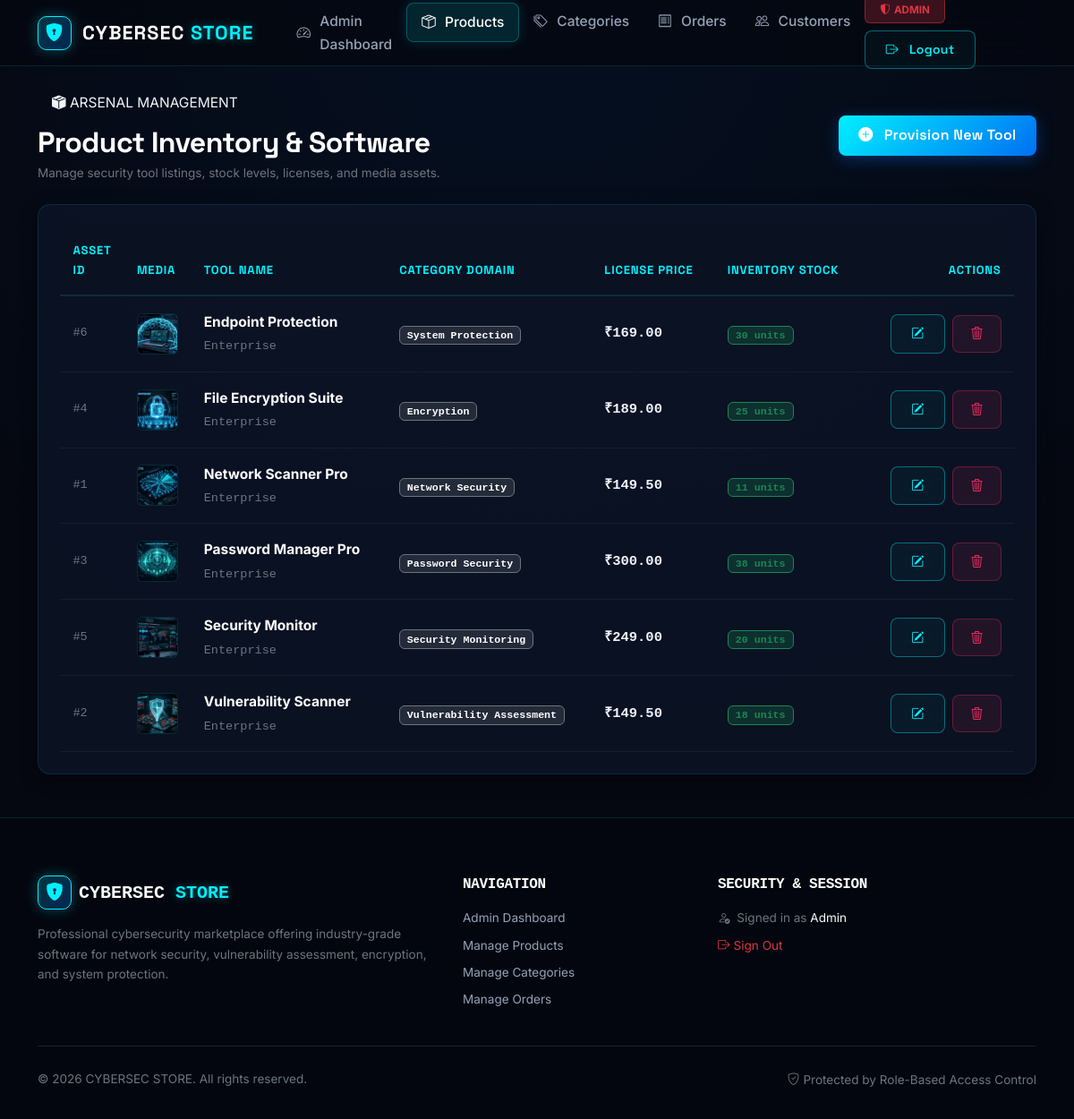
/admin/products (signed in), run on the app's committed database.
### tables this page shows
CREATE TABLE products (
            id            INTEGER PRIMARY KEY AUTOINCREMENT,
            name          TEXT    NOT NULL,
            category_id   INTEGER,
            description   TEXT,
            features      TEXT,
            price         REAL    NOT NULL,
            license       TEXT,
            compatibility TEXT,
            image         TEXT,
            stock         INTEGER DEFAULT 0,
            created_at    TIMESTAMP DEFAULT CURRENT_TIMESTAMP,
            FOREIGN KEY (category_id) REFERENCES categories(id)
        );

CREATE TABLE categories (
            id          INTEGER PRIMARY KEY AUTOINCREMENT,
            name        TEXT UNIQUE NOT NULL,
            description TEXT,
            created_at  TIMESTAMP DEFAULT CURRENT_TIMESTAMP
        );

CREATE TABLE users (
            id         INTEGER PRIMARY KEY AUTOINCREMENT,
            name       TEXT    NOT NULL,
            email      TEXT    UNIQUE NOT NULL,
            password   TEXT    NOT NULL,
            role       TEXT    NOT NULL DEFAULT 'customer',
            created_at TIMESTAMP DEFAULT CURRENT_TIMESTAMP
        );

### admin.py (the view)
@admin_bp.route("/products")
@admin_required
def products():
    conn = get_db_connection()
    prods = conn.execute("""
        SELECT p.*, c.name AS category_name
        FROM products p
        LEFT JOIN categories c ON c.id = p.category_id
        ORDER BY p.name ASC
    """).fetchall()
    conn.close()
    return render_template("admin/products.html", products=prods)

### templates/admin/products.html (shortened to what this page needs)
{% extends 'base.html' %}
{% block content %}
<div class="container py-4 position-relative z-2">
  <div class="d-flex flex-wrap justify-content-between align-items-center gap-3 mb-4">
    <div>
      <div class="hero-pill-badge mb-2 py-1 px-3">
        <i class="bi bi-box-seam-fill"></i>
        <span>ARSENAL MANAGEMENT</span>
      </div>
      <h1 class="h2 fw-bold text-white mb-1">Product Inventory &amp; Software</h1>
      <p class="text-secondary small mb-0">Manage security tool listings, stock levels, licenses, and media assets.</p>
    </div>
    <a href="{{ url_for('admin.product_add') }}" class="btn btn-cs" id="btnAddProduct">
      <i class="bi bi-plus-circle-fill me-1"></i>Provision New Tool
    </a>
  </div>
  {% if products %}
  <div class="cs-glass-card p-3 p-md-4 mb-4">
    <div class="table-responsive">
      <table class="table align-middle mb-0">
        <thead>
          <tr>
            <th style="width: 70px;">Asset ID</th>
            <th style="width: 70px;">Media</th>
            <th>Tool Name</th>
            <th>Category Domain</th>
            <th>License Price</th>
            <th>Inventory Stock</th>
            <th style="width: 170px;" class="text-end">Actions</th>
          </tr>
        </thead>
        <tbody>
          {% for p in products %}
          <tr>
            <td class="font-monospace text-secondary small">#{{ p.id }}</td>
            <td>
              <div class="rounded overflow-hidden d-flex align-items-center justify-content-center"
                   style="width: 46px; height: 46px; background: rgba(5,8,17,0.8); border: 1px solid rgba(0,240,255,0.15);">
                {% if p.image %}
                <img src="{{ url_for('static', filename='images/products/' ~ p.image) }}"
                     alt="{{ p.name }}" style="width: 100%; height: 100%; object-fit: cover;"
                     onerror="this.onerror=null; this.parentElement.innerHTML='<i class=\'bi bi-shield-lock text-cs-accent fs-5\'></i>';">
                {% else %}
                <i class="bi bi-shield-lock text-cs-accent fs-5"></i>
                {% endif %}
              </div>
            </td>
            <td>
              <div class="fw-bold text-white mb-0">{{ p.name }}</div>
              {% if p.license %}
              <span class="text-secondary small font-monospace">{{ p.license }}</span>
              {% endif %}
            </td>
            <td>
              <span class="badge bg-secondary bg-opacity-25 border border-secondary text-cs-accent font-monospace small">
                {{ p.category_name or 'Uncategorised' }}
              </span>
            </td>
            <td class="font-monospace text-cs-accent fw-bold">₹{{ "%.2f"|format(p.price) }}</td>
            <td>
              {% if p.stock > 0 %}
              <span class="badge bg-success bg-opacity-25 border border-success text-success font-monospace px-2 py-1">
                {{ p.stock }} units
              </span>
              {% else %}
              <span class="badge bg-danger bg-opacity-25 border border-danger text-danger font-monospace px-2 py-1">
                OUT OF STOCK
              </span>
              {% endif %}
            </td>
            <td class="text-end">
              <a href="{{ url_for('admin.product_edit', prod_id=p.id) }}"
                 class="btn btn-outline-cs btn-sm me-1" id="editProd{{ p.id }}" title="Edit Product">
                <i class="bi bi-pencil-square"></i>
              </a>
              <form method="POST"
                    action="{{ url_for('admin.product_delete', prod_id=p.id) }}"
                    class="d-inline"
                    onsubmit="return confirm('Permanently remove \'{{ p.name }}\' from catalogue?')">
                <button type="submit" class="btn btn-cyber-danger btn-sm" id="deleteProd{{ p.id }}" title="Delete Product">
                  <i class="bi bi-trash3"></i>
                </button>
              </form>
            </td>
          </tr>
          {% endfor %}
        </tbody>
      </table>
    </div>
  </div>
  {% endif %}
</div>
{% endblock %}

### templates/base.html (shortened to what this page needs)
<!DOCTYPE html>
<html lang="en">
<head>
    <link
        rel="stylesheet"
        href="https://cdn.jsdelivr.net/npm/bootstrap@5.3.3/dist/css/bootstrap.min.css"
    />
    <link
        rel="stylesheet"
        href="https://cdn.jsdelivr.net/npm/bootstrap-icons@1.11.3/font/bootstrap-icons.min.css"
    />
    <link rel="stylesheet" href="{{ url_for('static', filename='css/style.css') }}" />
</head>
<body>
    <nav class="navbar navbar-expand-lg navbar-dark cs-navbar sticky-top" id="mainNavbar">
        <div class="container">
            <a class="navbar-brand cs-brand" href="{% if not current_user %}{{ url_for('index') }}{% elif current_user['role'] == 'admin' %}{{ url_for('admin.dashboard') }}{% else %}{{ url_for('dashboard') }}{% endif %}" id="brandLink">
                <span class="brand-icon"><i class="bi bi-shield-lock-fill"></i></span>
                <span class="brand-text">
                    CYBERSEC <span class="brand-accent">STORE</span>
                </span>
            </a>
            <div class="collapse navbar-collapse" id="navbarMain">
                <ul class="navbar-nav me-auto mb-2 mb-lg-0 ms-lg-3">
                    {% if not current_user %}
                        <li class="nav-item">
                            <a class="nav-link {% if request.endpoint == 'index' %}active{% endif %}"
                               href="{{ url_for('index') }}" id="navHome">
                                <i class="bi bi-house-door me-1"></i>Home
                            </a>
                        </li>
                        <li class="nav-item">
                            <a class="nav-link {% if request.endpoint == 'store.product_list' %}active{% endif %}"
                               href="{{ url_for('store.product_list') }}" id="navProducts">
                                <i class="bi bi-grid-fill me-1"></i>Products
                            </a>
                        </li>
                    {% elif current_user['role'] == 'admin' %}
                        <li class="nav-item">
                            <a class="nav-link {% if request.endpoint == 'admin.dashboard' %}active{% endif %}"
                               href="{{ url_for('admin.dashboard') }}" id="adminDashboard">
                                <i class="bi bi-speedometer2 me-1"></i>Admin Dashboard
                            </a>
                        </li>
                        <li class="nav-item">
                            <a class="nav-link {% if request.endpoint in ['admin.products', 'admin.product_add', 'admin.product_edit'] %}active{% endif %}"
                               href="{{ url_for('admin.products') }}" id="adminProducts">
                                <i class="bi bi-box-seam me-1"></i>Products
                            </a>
                        </li>
                        <li class="nav-item">
                            <a class="nav-link {% if request.endpoint in ['admin.categories', 'admin.category_add', 'admin.category_edit'] %}active{% endif %}"
                               href="{{ url_for('admin.categories') }}" id="adminCategories">
                                <i class="bi bi-tags me-1"></i>Categories
                            </a>
                        </li>
                        <li class="nav-item">
                            <a class="nav-link {% if request.endpoint in ['admin.orders', 'admin.order_detail'] %}active{% endif %}"
                               href="{{ url_for('admin.orders') }}" id="adminOrders">
                                <i class="bi bi-receipt me-1"></i>Orders
                            </a>
                        </li>
                        <li class="nav-item">
                            <a class="nav-link {% if request.endpoint in ['admin.customers', 'admin.customer_detail'] %}active{% endif %}"
                               href="{{ url_for('admin.customers') }}" id="adminCustomers">
                                <i class="bi bi-people me-1"></i>Customers
                            </a>
                        </li>
                    {% endif %}
                </ul>
                <div class="d-flex gap-2 align-items-center flex-wrap mt-3 mt-lg-0">
                    {% if current_user %}
                        {% if current_user['role'] == 'admin' %}
                            <span class="badge bg-danger bg-opacity-25 text-danger border border-danger border-opacity-50 px-3 py-2 me-1">
                                <i class="bi bi-shield-shaded me-1"></i>ADMIN
                            </span>
                        {% else %}
                            <span class="text-light fw-medium px-2 py-1 rounded d-inline-flex align-items-center" style="background: rgba(255,255,255,0.05);">
                                <i class="bi bi-person-circle me-1 text-cs-accent"></i>{{ current_user['name'] }}
                            </span>
                        {% endif %}
                        <a href="{{ url_for('auth.logout') }}" class="btn btn-outline-cs btn-sm" id="navLogout">
                            <i class="bi bi-box-arrow-right me-1"></i>Logout
                        </a>
                    {% endif %}
                </div>
            </div>
        </div>
    </nav>
    <main class="main-content">
        {% block content %}{% endblock %}
    </main>
    <footer class="cs-footer">
        <div class="container">
            <div class="row gy-4">
                <div class="col-lg-5 col-md-6">
                    <div class="d-flex align-items-center gap-2 mb-3">
                        <span class="brand-icon"><i class="bi bi-shield-lock-fill"></i></span>
                        <span class="fw-bold fs-5 font-monospace text-white">CYBERSEC <span class="brand-accent">STORE</span></span>
                    </div>
                    <p class="text-secondary small mb-3">
                        Professional cybersecurity marketplace offering industry-grade software for network security, vulnerability assessment, encryption, and system protection.
                    </p>
                </div>
                <div class="col-lg-3 col-md-3 col-6">
                    <h6 class="text-white text-uppercase font-monospace mb-3">Navigation</h6>
                    <ul class="list-unstyled small">
                        {% if not current_user %}
                            <li class="mb-2"><a href="{{ url_for('index') }}" class="text-decoration-none">Home</a></li>
                            <li class="mb-2"><a href="{{ url_for('store.product_list') }}" class="text-decoration-none">Security Tools</a></li>
                            <li class="mb-2"><a href="{{ url_for('auth.login') }}" class="text-decoration-none">Sign In</a></li>
                            <li class="mb-2"><a href="{{ url_for('auth.register') }}" class="text-decoration-none">Register</a></li>
                        {% elif current_user['role'] == 'admin' %}
                            <li class="mb-2"><a href="{{ url_for('admin.dashboard') }}" class="text-decoration-none">Admin Dashboard</a></li>
                            <li class="mb-2"><a href="{{ url_for('admin.products') }}" class="text-decoration-none">Manage Products</a></li>
                            <li class="mb-2"><a href="{{ url_for('admin.categories') }}" class="text-decoration-none">Manage Categories</a></li>
                            <li class="mb-2"><a href="{{ url_for('admin.orders') }}" class="text-decoration-none">Manage Orders</a></li>
                        {% endif %}
                    </ul>
                </div>
                <div class="col-lg-4 col-md-3 col-6">
                    <h6 class="text-white text-uppercase font-monospace mb-3">Security & Session</h6>
                    <ul class="list-unstyled small">
                        {% if current_user %}
                            <li class="mb-2 text-secondary">
                                <i class="bi bi-person-check text-cs-accent me-1"></i>
                                Signed in as <span class="text-light">{{ current_user['name'] }}</span>
                            </li>
                            <li class="mb-2"><a href="{{ url_for('auth.logout') }}" class="text-decoration-none text-danger"><i class="bi bi-box-arrow-right me-1"></i>Sign Out</a></li>
                        {% else %}
                            <li class="mb-2"><a href="{{ url_for('auth.login') }}" class="text-decoration-none">Sign In</a></li>
                            <li class="mb-2"><a href="{{ url_for('auth.register') }}" class="text-decoration-none">Create Account</a></li>
                        {% endif %}
                    </ul>
                </div>
            </div>
            <hr class="border-secondary opacity-25 my-4">
            <div class="row align-items-center">
                <div class="col-md-6 text-center text-md-start mb-2 mb-md-0">
                    <p class="text-secondary small mb-0">
                        &copy; 2026 CYBERSEC STORE. All rights reserved.
                    </p>
                </div>
                <div class="col-md-6 text-center text-md-end">
                    <span class="text-secondary small">
                        <i class="bi bi-shield-check text-cs-accent me-1"></i>Protected by Role-Based Access Control
                    </span>
                </div>
            </div>
        </div>
    </footer>
</body>
</html>

### data on the page
products: id "6", image (picture), name "Endpoint Protection", license "Enterprise", name "System Protection", price "169.00", stock "30"
products: id "4", image (picture), name "File Encryption Suite", license "Enterprise", name "Encryption", price "189.00", stock "25"
products: id "1", image (picture), name "Network Scanner Pro", license "Enterprise", name "Network Security", price "149.50", stock "11"
products: id "3", image (picture), name "Password Manager Pro", license "Enterprise", name "Password Security", price "300.00", stock "38"
products: id "5", image (picture), name "Security Monitor", license "Enterprise", name "Security Monitoring", price "249.00", stock "20"
products: id "2", image (picture), name "Vulnerability Scanner", license "Enterprise", name "Vulnerability Assessment", price "149.50", stock "18"
users: name "Admin"
